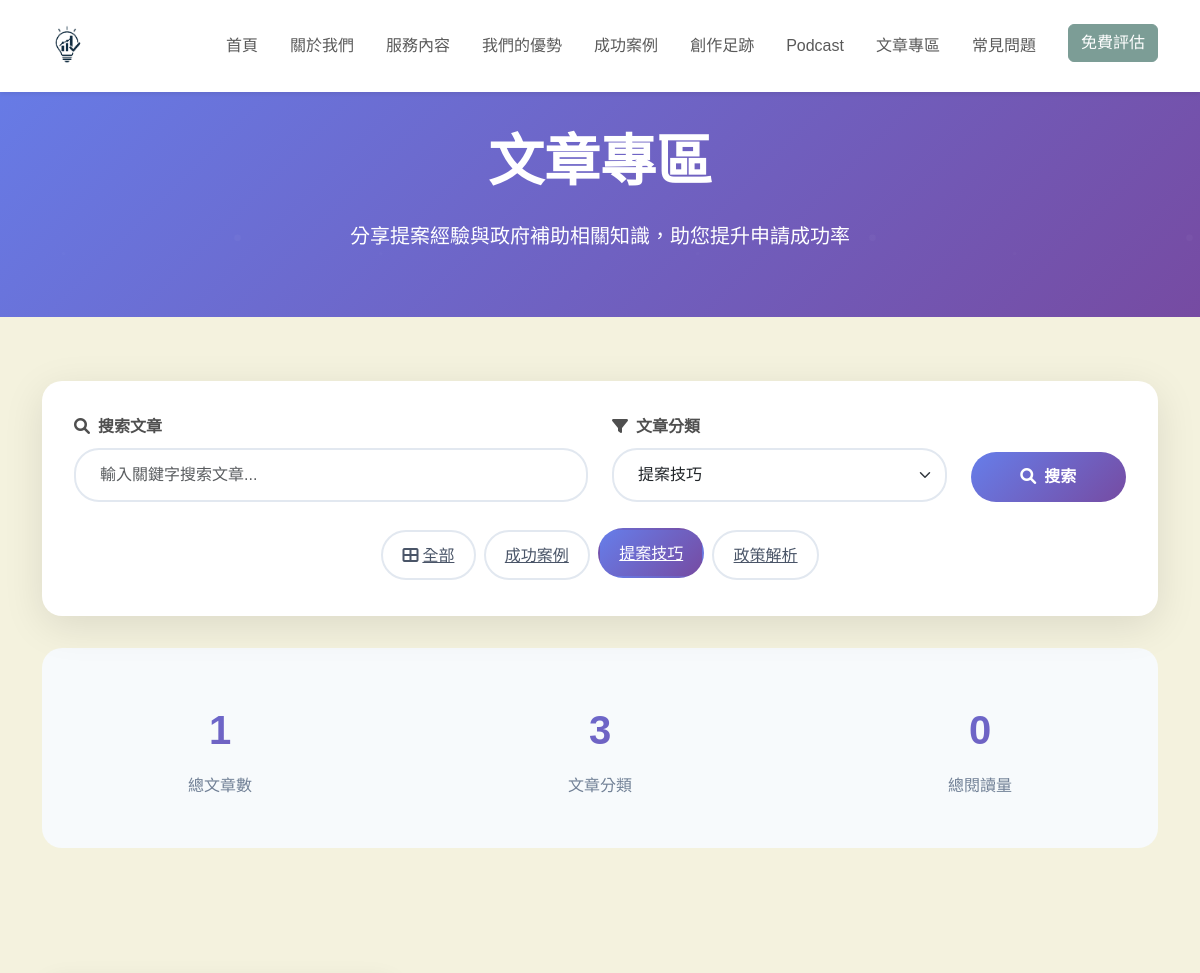
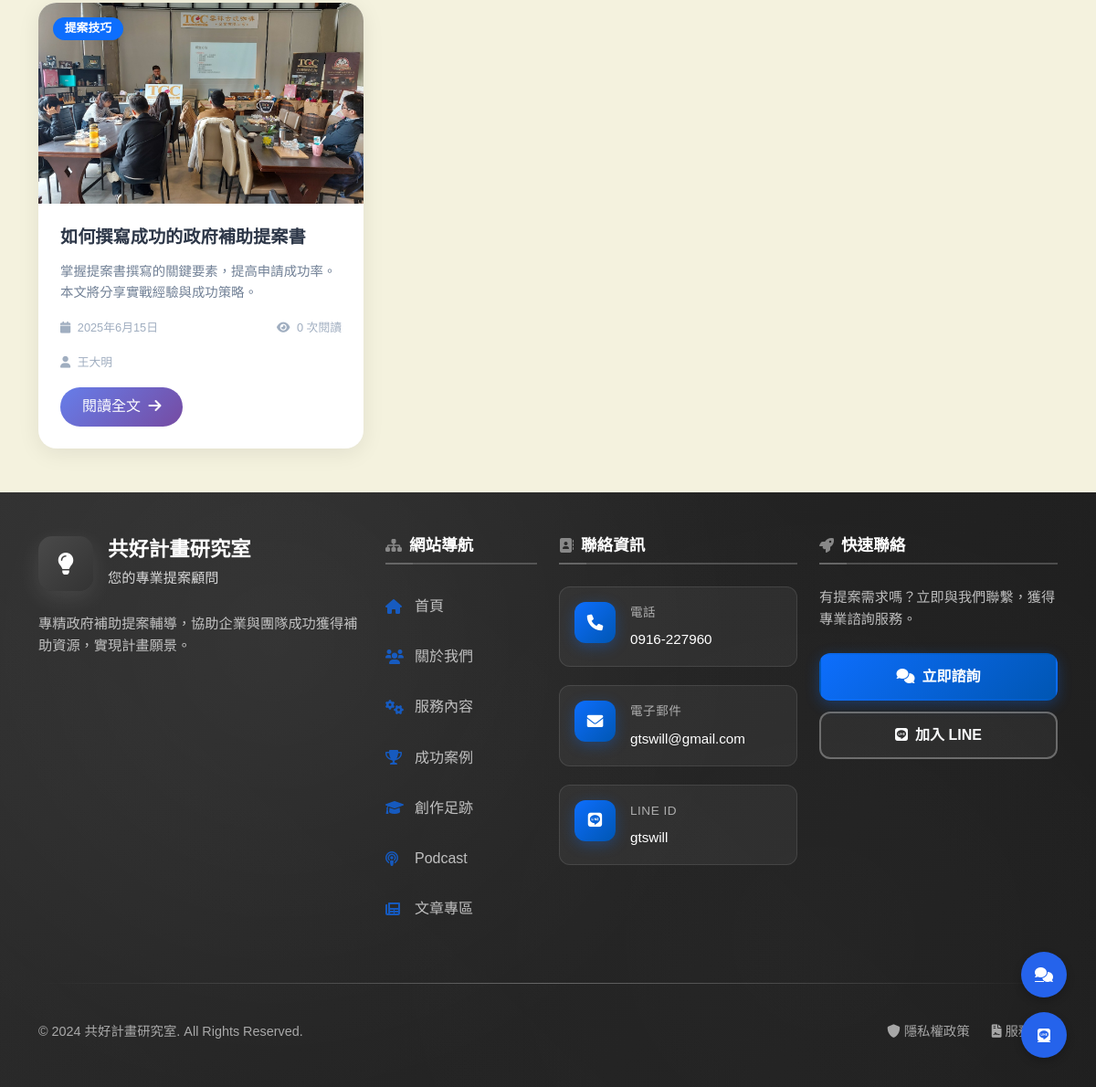
The app's page /articles.php?category=提案技巧 with its own data (2 pictures, top to bottom).
### tables this page shows
CREATE TABLE IF NOT EXISTS articles (
    id INT AUTO_INCREMENT PRIMARY KEY,
    title VARCHAR(200) NOT NULL,
    slug VARCHAR(200) NOT NULL UNIQUE,
    content LONGTEXT NOT NULL,
    excerpt TEXT,
    featured_image VARCHAR(255),
    category VARCHAR(50) NOT NULL,
    author VARCHAR(100) NOT NULL,
    tags TEXT,
    status ENUM('draft', 'published') DEFAULT 'draft',
    views INT DEFAULT 0,
    created_at TIMESTAMP DEFAULT CURRENT_TIMESTAMP,
    updated_at TIMESTAMP DEFAULT CURRENT_TIMESTAMP ON UPDATE CURRENT_TIMESTAMP,
    INDEX idx_status (status),
    INDEX idx_category (category),
    INDEX idx_created_at (created_at)
);

### php/config.php (called while the page is built, shortened)
<?php
function getDBConnection()
{
    try {
        $pdo = new PDO(
            "mysql:host=" . DB_HOST . ";dbname=" . DB_NAME . ";charset=utf8mb4",
            DB_USER,
            DB_PASS,
            [
                PDO::ATTR_ERRMODE => PDO::ERRMODE_EXCEPTION,
                PDO::ATTR_DEFAULT_FETCH_MODE => PDO::FETCH_ASSOC,
                PDO::ATTR_EMULATE_PREPARES => false,
            ]
        );
        return $pdo;
    } catch (PDOException $e) {
        die("資料庫連接失敗: " . $e->getMessage());
    }
}

### php/article_handler.php (called while the page is built, shortened)
<?php
require_once 'config.php';
class ArticleHandler
{
    private $pdo;
    public function __construct()
    {
        $this->pdo = getDBConnection();
    }
    public function getCategories()
    {
        try {
            $stmt = $this->pdo->query("SELECT DISTINCT category FROM articles WHERE status = 'published' AND category IS NOT NULL AND category != '' ORDER BY category");
            $categories = [];
            while ($row = $stmt->fetch()) {
                $categories[] = $row['category'];
            }
            return $categories;
        } catch (PDOException $e) {
            error_log("獲取分類錯誤: " . $e->getMessage());
            return [];
        }
    }
    public function getArticleCount($status = 'published', $search = '', $category = '')
    {
        try {
            $sql = "SELECT COUNT(*) as count FROM articles WHERE status = ?";
            $params = [$status];
            if (!empty($category)) {
                $sql .= " AND category = ?";
                $params[] = $category;
            }
            $stmt = $this->pdo->prepare($sql);
            $stmt->execute($params);
            return $stmt->fetch()['count'];
        } catch (PDOException $e) {
            error_log("獲取文章數量錯誤: " . $e->getMessage());
            return 0;
        }
    }
    public function getArticlesPaginated($status = 'published', $page = 1, $perPage = 10, $search = '', $category = '')
    {
        try {
            $offset = ($page - 1) * $perPage;
            $sql = "SELECT * FROM articles WHERE status = ?";
            $params = [$status];
            if (!empty($category)) {
                $sql .= " AND category = ?";
                $params[] = $category;
            }
            $sql .= " ORDER BY created_at DESC LIMIT ? OFFSET ?";
            $params[] = $perPage;
            $params[] = $offset;
            $stmt = $this->pdo->prepare($sql);
            $stmt->execute($params);
            return $stmt->fetchAll();
        } catch (PDOException $e) {
            error_log("分頁獲取文章錯誤: " . $e->getMessage());
            return [];
        }
    }
}

### articles.php (the view, shortened to what this page needs)
<?php
require_once 'php/config.php';
require_once 'php/article_handler.php';
$articleHandler = new ArticleHandler();
$search = isset($_GET['search']) ? trim($_GET['search']) : '';
$category = isset($_GET['category']) ? $_GET['category'] : '';
$page = isset($_GET['page']) ? max(1, intval($_GET['page'])) : 1;
$perPage = 9;
$categories = $articleHandler->getCategories();
$totalArticles = $articleHandler->getArticleCount('published', $search, $category);
$articles = $articleHandler->getArticlesPaginated('published', $page, $perPage, $search, $category);
$categoryColors = [
    '提案技巧' => 'bg-primary',
    '政策解析' => 'bg-success',
    '成功案例' => 'bg-info',
    '常見問題' => 'bg-warning',
    '實務經驗' => 'bg-secondary'
];
?>
<!DOCTYPE html>
<html lang="zh-TW">
<head>
    <link href="https://cdn.jsdelivr.net/npm/bootstrap@5.3.0/dist/css/bootstrap.min.css" rel="stylesheet">
    <link href="https://unpkg.com/aos@2.3.1/dist/aos.css" rel="stylesheet">
    <link rel="stylesheet" href="https://cdnjs.cloudflare.com/ajax/libs/font-awesome/6.0.0/css/all.min.css">
    <link rel="stylesheet" href="css/index.css">
    <link rel="stylesheet" href="css/all.css">
    <link rel="stylesheet" href="css/articles.css">
</head>
<body>
    <?php include 'navbar.php'; ?>
    <section class="articles-hero">
        <div class="container">
            <div class="row justify-content-center text-center text-white">
                <div class="col-lg-8" data-aos="fade-up">
                    <h1 class="display-4 fw-bold mb-4">文章專區</h1>
                    <p class="lead mb-0">分享提案經驗與政府補助相關知識，助您提升申請成功率</p>
                </div>
            </div>
        </div>
    </section>
    <section class="py-5">
        <div class="container">
            <div class="search-filter-section mt-3" data-aos="fade-up" data-aos-delay="200">
                <form method="GET" action="">
                    <div class="row g-4 align-items-end">
                        <div class="col-lg-6">
                            <label class="form-label fw-semibold mb-2">
                                <i class="fas fa-search me-2"></i>搜索文章
                            </label>
                            <input type="text" name="search" class="form-control search-input"
                                placeholder="輸入關鍵字搜索文章..." value="<?php echo htmlspecialchars($search); ?>">
                        </div>
                        <div class="col-lg-4">
                            <label class="form-label fw-semibold mb-2">
                                <i class="fas fa-filter me-2"></i>文章分類
                            </label>
                            <select name="category" class="form-select search-input">
                                <?php foreach ($categories as $cat): ?>
                                    <option value="<?php echo htmlspecialchars($cat); ?>"
                                        <?php echo $category === $cat ? 'selected' : ''; ?>>
                                        <?php echo htmlspecialchars($cat); ?>
                                    </option>
                                <?php endforeach; ?>
                            </select>
                        </div>
                        <div class="col-lg-2">
                            <button type="submit" class="btn search-btn w-100">
                                <i class="fas fa-search me-2"></i>搜索
                            </button>
                        </div>
                    </div>
                </form>
                <div class="mt-4">
                    <div class="d-flex flex-wrap justify-content-center">
                        <a href="?" class="filter-btn <?php echo empty($category) ? 'active' : ''; ?>">
                            <i class="fas fa-th-large me-1"></i>全部
                        </a>
                        <?php foreach ($categories as $cat): ?>
                            <a href="?category=<?php echo urlencode($cat); ?><?php echo $search ? '&search=' . urlencode($search) : ''; ?>"
                                class="filter-btn <?php echo $category === $cat ? 'active' : ''; ?>">
                                <?php echo htmlspecialchars($cat); ?>
                            </a>
                        <?php endforeach; ?>
                    </div>
                </div>
            </div>
            <div class="stats-section" data-aos="fade-up" data-aos-delay="300">
                <div class="row">
                    <div class="col-md-4">
                        <div class="stat-item">
                            <div class="stat-number"><?php echo $totalArticles; ?></div>
                            <div class="stat-label">總文章數</div>
                        </div>
                    </div>
                    <div class="col-md-4">
                        <div class="stat-item">
                            <div class="stat-number"><?php echo count($categories); ?></div>
                            <div class="stat-label">文章分類</div>
                        </div>
                    </div>
                    <div class="col-md-4">
                        <div class="stat-item">
                            <div class="stat-number"><?php echo array_sum(array_column($articles, 'views')); ?></div>
                            <div class="stat-label">總閱讀量</div>
                        </div>
                    </div>
                </div>
            </div>
        </div>
    </section>
    <section class="py-5">
        <div class="container">
            <?php if (!empty($articles)): ?>
                <div class="row g-4">
                    <?php
                    $delay = 100;
                    foreach ($articles as $article):
                        $categoryColor = $categoryColors[$article['category']] ?? 'bg-secondary';
                        $publishDate = date('Y年n月j日', strtotime($article['created_at']));
                        $featuredImage = !empty($article['featured_image']) ? 'uploads/' . $article['featured_image'] : './img/article1.jpg';
                    ?>
                        <div class="col-lg-4 col-md-6" data-aos="fade-up" data-aos-delay="<?php echo $delay; ?>">
                            <div class="card article-card">
                                <div class="article-image">
                                    <img src="<?php echo htmlspecialchars($featuredImage); ?>"
                                        alt="<?php echo htmlspecialchars($article['title']); ?>">
                                    <span class="badge category-badge <?php echo $categoryColor; ?>">
                                        <?php echo htmlspecialchars($article['category']); ?>
                                    </span>
                                </div>
                                <div class="article-content">
                                    <h3 class="article-title"><?php echo htmlspecialchars($article['title']); ?></h3>
                                    <p class="article-excerpt"><?php echo htmlspecialchars($article['excerpt']); ?></p>
                                    <div class="article-meta">
                                        <span>
                                            <i class="fas fa-calendar me-1"></i>
                                            <?php echo $publishDate; ?>
                                        </span>
                                        <span class="ms-auto">
                                            <i class="fas fa-eye me-1"></i>
                                            <?php echo number_format($article['views']); ?> 次閱讀
                                        </span>
                                    </div>
                                    <div class="article-meta mb-3">
                                        <span>
                                            <i class="fas fa-user me-1"></i>
                                            <?php echo htmlspecialchars($article['author']); ?>
                                        </span>
                                    </div>
                                    <a href="article.php?id=<?php echo $article['id']; ?>" class="btn read-more-btn">
                                        閱讀全文 <i class="fas fa-arrow-right ms-1"></i>
                                    </a>
                                </div>
                            </div>
                        </div>
                    <?php
                        $delay += 50;
                    endforeach;
                    ?>
                </div>
            <?php endif; ?>
        </div>
    </section>
    <?php include 'footer.php'; ?>
    <div class="floating-contact">
        <a href="index.php#contact" class="contact-btn"><i class="fas fa-comments"></i></a>
        <a href="https://line.me/ti/p/gtswill" target="_blank" class="line-btn"><i class="fab fa-line"></i></a>
    </div>
</body>
</html>

### css/index.css (style rules this page uses)
:root { --primary: #2563eb; --primary-dark: #1d4ed8; --secondary: #64748b; --dark: #0f172a; --light: #f8fafc; --gray-100: #f3f4f6; --gray-200: #e5e7eb; --gray-300: #d1d5db; --gray-400: #9ca3af; --gray-500: #6b7280; --primary-color: #7C9D96; --secondary-color: #E9B384; --accent-color: #A1CCD1; --background-color: #F4F2DE; --text-color: #4F4F4F; }
body { font-family: 'Noto Sans TC', sans-serif; line-height: 1.7; color: var(--text-color); overflow-x: hidden; background-color: var(--background-color); }
section { padding: 6rem 0; position: relative; }
.floating-contact { position: fixed; bottom: 2rem; right: 2rem; display: flex; flex-direction: column; gap: 1rem; z-index: 1000; }
.floating-contact a { width: 50px; height: 50px; background: var(--primary); color: white; border-radius: 50%; display: flex; align-items: center; justify-content: center; box-shadow: 0 4px 10px rgba(0, 0, 0, 0.2); transition: all 0.3s ease; }

### css/articles.css (style rules this page uses)
.articles-hero { background: linear-gradient(135deg, #667eea 0%, #764ba2 100%); padding: 8rem 0 4rem; position: relative; overflow: hidden; }
.articles-hero::before { content: ''; position: absolute; top: 0; left: 0; right: 0; bottom: 0; opacity: 0.3; }
.search-filter-section { background: white; border-radius: 20px; padding: 2rem; box-shadow: 0 10px 40px rgba(0, 0, 0, 0.1); margin-top: -3rem; position: relative; z-index: 10; }
.article-card { background: white; border-radius: 20px; overflow: hidden; box-shadow: 0 5px 25px rgba(0, 0, 0, 0.08); transition: all 0.3s ease; height: 100%; border: none; }
.article-image { height: 220px; overflow: hidden; position: relative; }
.article-image img { width: 100%; height: 100%; object-fit: cover; transition: transform 0.3s ease; }
.category-badge { position: absolute; top: 1rem; left: 1rem; z-index: 5; font-size: 0.8rem; padding: 0.4rem 0.8rem; border-radius: 20px; font-weight: 600; }
.article-content { padding: 1.5rem; display: flex; flex-direction: column; height: calc(100% - 220px); }
.article-title { font-size: 1.2rem; font-weight: 600; margin-bottom: 0.8rem; line-height: 1.4; color: #2d3748; }
.article-excerpt { color: #718096; font-size: 0.9rem; line-height: 1.6; margin-bottom: 1rem; flex-grow: 1; }
.article-meta { display: flex; justify-content: between; align-items: center; font-size: 0.8rem; color: #a0aec0; margin-bottom: 1rem; }
.read-more-btn { background: linear-gradient(135deg, #667eea 0%, #764ba2 100%); border: none; color: white; padding: 0.6rem 1.5rem; border-radius: 25px; font-weight: 500; transition: all 0.3s ease; align-self: flex-start; }
.filter-btn { border: 2px solid #e2e8f0; background: white; color: #4a5568; padding: 0.6rem 1.2rem; border-radius: 25px; font-weight: 500; transition: all 0.3s ease; margin: 0.25rem; }
.filter-btn:hover, .filter-btn.active { background: linear-gradient(135deg, #667eea 0%, #764ba2 100%); border-color: transparent; color: white; transform: translateY(-2px); }
.search-input { border: 2px solid #e2e8f0; border-radius: 25px; padding: 0.8rem 1.5rem; font-size: 1rem; transition: all 0.3s ease; }
.search-btn { background: linear-gradient(135deg, #667eea 0%, #764ba2 100%); border: none; color: white; padding: 0.8rem 2rem; border-radius: 25px; font-weight: 600; transition: all 0.3s ease; }
.stats-section { background: #f7fafc; padding: 2rem 0; margin: 2rem 0; border-radius: 20px; }
.stat-item { text-align: center; padding: 1rem; }
.stat-number { font-size: 2.5rem; font-weight: 700; background: linear-gradient(135deg, #667eea 0%, #764ba2 100%); -webkit-background-clip: text; -webkit-text-fill-color: transparent; background-clip: text; }
.stat-label { color: #718096; font-weight: 500; margin-top: 0.5rem; }

### records on screen
articles: featured_image (picture), category "提案技巧", title "如何撰寫成功的政府補助提案書", excerpt "掌握提案書撰寫的關鍵要素，提高申請成功率。本文將分享實戰經驗與成功策略。", created_at "2025年6月15日", views "0", author "王大明"

### other values on screen
$cat "成功案例"
$cat "提案技巧"
$cat "政策解析"
$totalArticles "1"
count($categories) "3"
array_sum(array_column($articles, 'views')) "0"
form field category "提案技巧"
